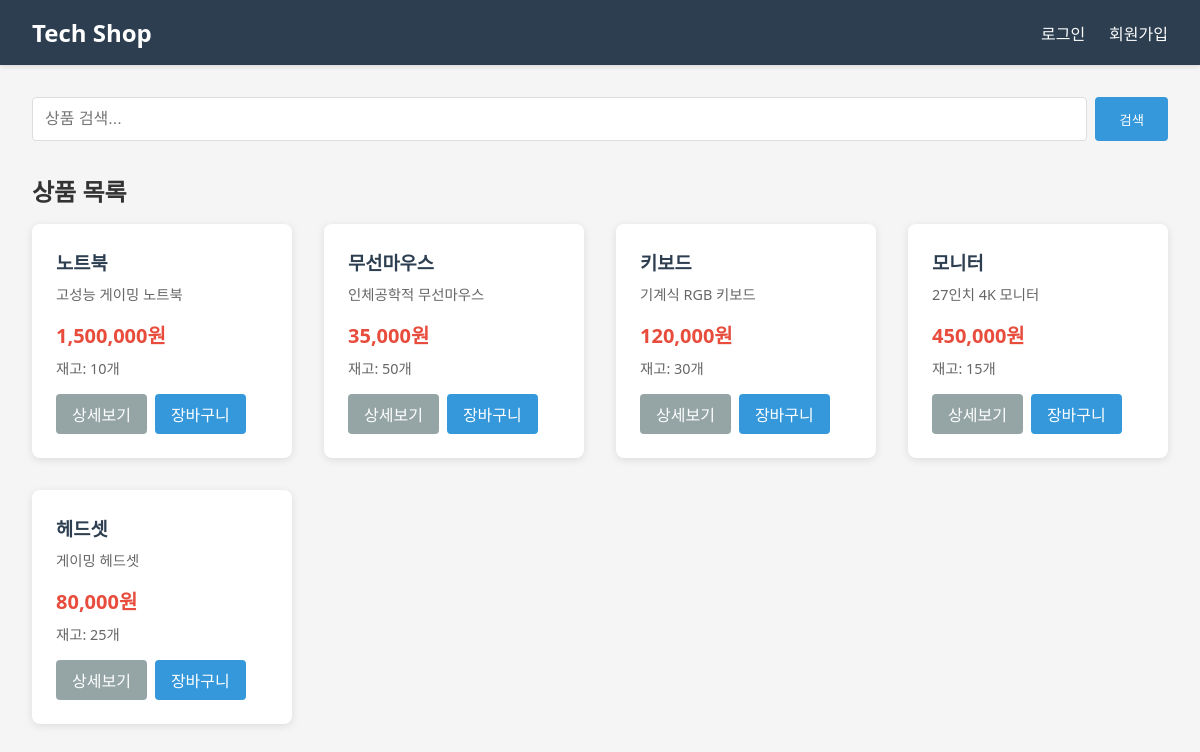
The page / on the database its author committed.
### tables this page shows
CREATE TABLE products (
        id INTEGER PRIMARY KEY AUTOINCREMENT,
        name TEXT NOT NULL,
        description TEXT,
        price REAL NOT NULL,
        stock INTEGER DEFAULT 0,
        image TEXT
    );

### app.py (the view)
@app.route('/')
def index():
    conn = get_db()
    search = request.args.get('search', '')
    if search:
        products = conn.execute('SELECT * FROM products WHERE name LIKE ?', (f'%{search}%',)).fetchall()
    else:
        products = conn.execute('SELECT * FROM products').fetchall()
    conn.close()
    return render_template('index.html', products=products)

### app.py (called while the page is built)
def get_db():
    conn = sqlite3.connect('database.db')
    conn.row_factory = sqlite3.Row
    return conn

@app.after_request
def set_security_headers(response):
    response.headers['X-Frame-Options'] = 'DENY'
    response.headers['X-Content-Type-Options'] = 'nosniff'
    response.headers['Content-Security-Policy'] = "default-src 'self'; style-src 'self' 'unsafe-inline'"
    response.headers['X-XSS-Protection'] = '1; mode=block'
    return response

### templates/index.html (shortened to what this page needs)
<!DOCTYPE html>
<html lang="ko">
<head>
    <link rel="stylesheet" href="{{ url_for('static', filename='css/style.css') }}">
</head>
<body>
    <nav>
        <div class="nav-container">
            <h1>Tech Shop</h1>
            <div class="nav-links">
                {% if session.username %}
                    <span>{{ session.username }}님 환영합니다</span>
                    <a href="{{ url_for('cart') }}">장바구니</a>
                    <a href="{{ url_for('profile') }}">프로필</a>
                    <a href="{{ url_for('logout') }}">로그아웃</a>
                {% else %}
                    <a href="{{ url_for('login') }}">로그인</a>
                    <a href="{{ url_for('register') }}">회원가입</a>
                {% endif %}
            </div>
        </div>
    </nav>
    <div class="container">
        <div class="search-box">
            <form method="GET" action="{{ url_for('index') }}">
                <input type="text" name="search" placeholder="상품 검색..." value="{{ request.args.get('search', '') }}">
                <button type="submit">검색</button>
            </form>
        </div>
        <h2>상품 목록</h2>
        <div class="product-grid">
            {% for product in products %}
            <div class="product-card">
                <h3>{{ product.name }}</h3>
                <p class="description">{{ product.description }}</p>
                <p class="price">{{ "{:,.0f}".format(product.price) }}원</p>
                <p class="stock">재고: {{ product.stock }}개</p>
                <div class="product-actions">
                    <a href="{{ url_for('product', product_id=product.id) }}" class="btn">상세보기</a>
                    <a href="{{ url_for('add_to_cart', product_id=product.id) }}" class="btn btn-primary">장바구니</a>
                </div>
            </div>
            {% endfor %}
        </div>
    </div>
</body>
</html>

### static/css/style.css (style rules this page uses)
* { margin: 0; padding: 0; box-sizing: border-box; }
body { font-family: 'Segoe UI', Tahoma, Geneva, Verdana, sans-serif; background-color: #f5f5f5; color: #333; }
nav { background-color: #2c3e50; color: white; padding: 1rem 0; box-shadow: 0 2px 4px rgba(0,0,0,0.1); }
.nav-container { max-width: 1200px; margin: 0 auto; padding: 0 2rem; display: flex; justify-content: space-between; align-items: center; }
nav h1 { font-size: 1.5rem; }
.nav-links { display: flex; gap: 1.5rem; align-items: center; }
.nav-links a { color: white; text-decoration: none; transition: opacity 0.3s; }
.container { max-width: 1200px; margin: 2rem auto; padding: 0 2rem; }
.search-box { margin-bottom: 2rem; }
.search-box form { display: flex; gap: 0.5rem; }
.search-box input { flex: 1; padding: 0.75rem; border: 1px solid #ddd; border-radius: 4px; font-size: 1rem; }
.search-box button { padding: 0.75rem 1.5rem; background-color: #3498db; color: white; border: none; border-radius: 4px; cursor: pointer; }
.product-grid { display: grid; grid-template-columns: repeat(auto-fill, minmax(250px, 1fr)); gap: 2rem; margin-top: 1rem; }
.product-card { background: white; padding: 1.5rem; border-radius: 8px; box-shadow: 0 2px 8px rgba(0,0,0,0.1); transition: transform 0.3s; }
.product-card h3 { margin-bottom: 0.5rem; color: #2c3e50; }
.product-card .description { color: #666; margin-bottom: 1rem; font-size: 0.9rem; }
.product-card .price { font-size: 1.25rem; font-weight: bold; color: #e74c3c; margin-bottom: 0.5rem; }
.product-card .stock { color: #666; font-size: 0.9rem; margin-bottom: 1rem; }
.product-actions { display: flex; gap: 0.5rem; }
.btn { padding: 0.5rem 1rem; border: none; border-radius: 4px; cursor: pointer; text-decoration: none; display: inline-block; text-align: center; transition: opacity 0.3s; background-color: #95a5a6; color: white; }
.btn-primary { background-color: #3498db; }

### rows shown on the page
products: name "노트북", description "고성능 게이밍 노트북", price "1,500,000", stock "10"
products: name "무선마우스", description "인체공학적 무선마우스", price "35,000", stock "50"
products: name "키보드", description "기계식 RGB 키보드", price "120,000", stock "30"
products: name "모니터", description "27인치 4K 모니터", price "450,000", stock "15"
products: name "헤드셋", description "게이밍 헤드셋", price "80,000", stock "25"
